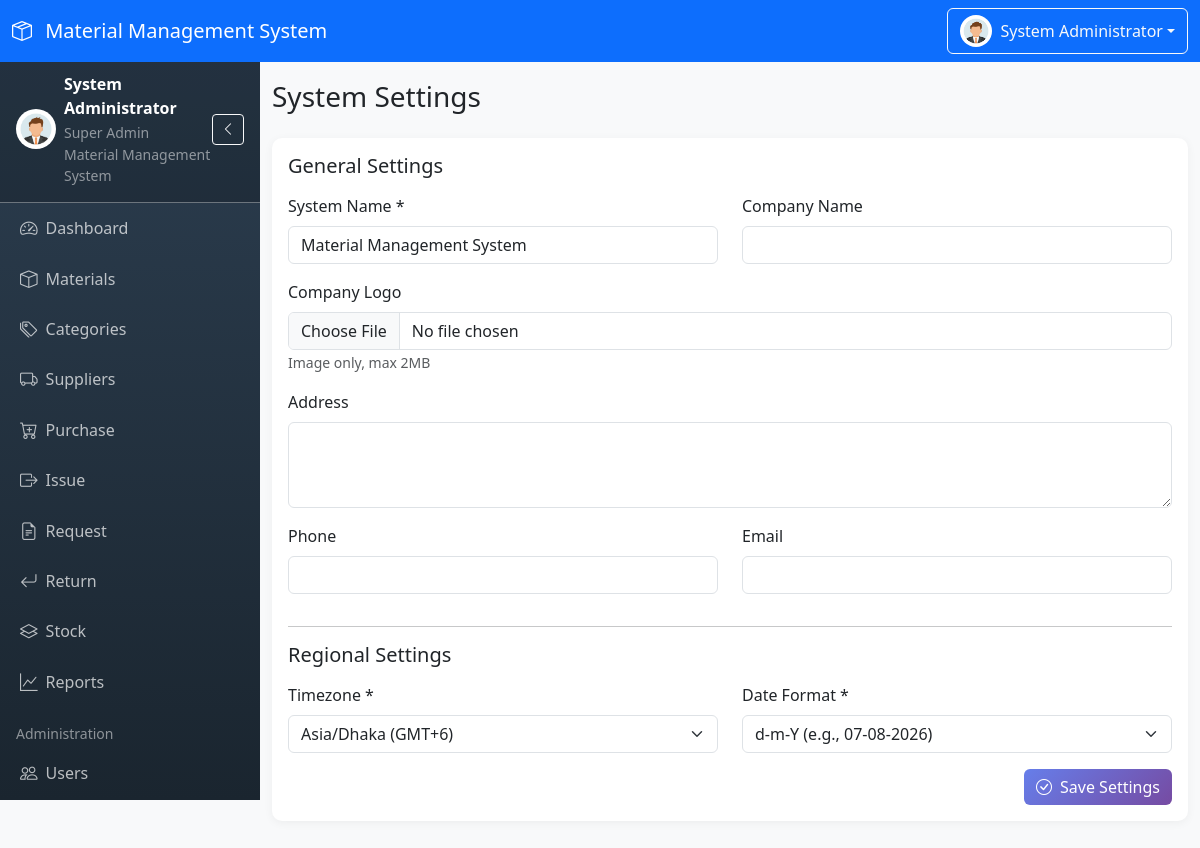
Page /modules/settings/index.php (signed in) on the committed database.
### tables this page shows
CREATE TABLE `settings` (
  `id` int(11) NOT NULL,
  `system_name` varchar(255) NOT NULL DEFAULT 'Material Management System',
  `company_name` varchar(255) DEFAULT NULL,
  `company_logo` varchar(255) DEFAULT NULL,
  `address` text DEFAULT NULL,
  `phone` varchar(50) DEFAULT NULL,
  `email` varchar(255) DEFAULT NULL,
  `timezone` varchar(100) NOT NULL DEFAULT 'Asia/Dhaka',
  `date_format` varchar(50) NOT NULL DEFAULT 'd-m-Y',
  `updated_by` int(11) DEFAULT NULL,
  `updated_at` timestamp NOT NULL DEFAULT current_timestamp() ON UPDATE current_timestamp()
);

### modules/settings/index.php (the view, shortened to what this page needs)
<?php
$stmt = $pdo->prepare("SELECT * FROM settings WHERE id = 1");
$stmt->execute();
$settings = $stmt->fetch();
$timezones = [
    'Asia/Dhaka' => 'Asia/Dhaka (GMT+6)',
    'Asia/Kolkata' => 'Asia/Kolkata (GMT+5:30)',
    'UTC' => 'UTC (GMT+0)',
    'America/New_York' => 'America/New_York (GMT-5)',
    'America/Los_Angeles' => 'America/Los_Angeles (GMT-8)',
    'Europe/London' => 'Europe/London (GMT+0)',
    'Europe/Paris' => 'Europe/Paris (GMT+1)',
    'Asia/Tokyo' => 'Asia/Tokyo (GMT+9)',
    'Australia/Sydney' => 'Australia/Sydney (GMT+10)'
];
$date_formats = [
    'd-m-Y' => 'd-m-Y (e.g., ' . date('d-m-Y') . ')',
    'Y-m-d' => 'Y-m-D (e.g., ' . date('Y-m-d') . ')',
    'm/d/Y' => 'm/d/Y (e.g., ' . date('m/d/Y') . ')',
    'd M, Y' => 'd M, Y (e.g., ' . date('d M, Y') . ')',
    'F d, Y' => 'F d, Y (e.g., ' . date('F d, Y') . ')'
];
require_once __DIR__ . '/../../includes/header.php';
?>
<div class="d-flex justify-content-between align-items-center mb-4">
    <h1 class="h3 mb-0">System Settings</h1>
</div>
<div class="card">
    <div class="card-body">
        <form id="settingsForm" enctype="multipart/form-data">
            <h5 class="mb-3">General Settings</h5>
            <div class="row">
                <div class="col-md-6 mb-3">
                    <label for="system_name" class="form-label">System Name *</label>
                    <input type="text" class="form-control" id="system_name" name="system_name" value="<?php echo htmlspecialchars($settings['system_name']); ?>" required>
                </div>
                <div class="col-md-6 mb-3">
                    <label for="company_name" class="form-label">Company Name</label>
                    <input type="text" class="form-control" id="company_name" name="company_name" value="<?php echo htmlspecialchars($settings['company_name'] ?? ''); ?>">
                </div>
            </div>
            <div class="mb-3">
                <label for="company_logo" class="form-label">Company Logo</label>
                <input type="file" class="form-control" id="company_logo" name="company_logo" accept="image/*">
                <small class="text-muted">Image only, max 2MB</small>
            </div>
            <div class="mb-3">
                <label for="address" class="form-label">Address</label>
                <textarea class="form-control" id="address" name="address" rows="3"><?php echo htmlspecialchars($settings['address'] ?? ''); ?></textarea>
            </div>
            <div class="row">
                <div class="col-md-6 mb-3">
                    <label for="phone" class="form-label">Phone</label>
                    <input type="text" class="form-control" id="phone" name="phone" value="<?php echo htmlspecialchars($settings['phone'] ?? ''); ?>">
                </div>
                <div class="col-md-6 mb-3">
                    <label for="email" class="form-label">Email</label>
                    <input type="email" class="form-control" id="email" name="email" value="<?php echo htmlspecialchars($settings['email'] ?? ''); ?>">
                </div>
            </div>
            <hr>
            <h5 class="mb-3">Regional Settings</h5>
            <div class="row">
                <div class="col-md-6 mb-3">
                    <label for="timezone" class="form-label">Timezone *</label>
                    <select class="form-select" id="timezone" name="timezone" required>
                        <?php foreach ($timezones as $tz => $label): ?>
                        <option value="<?php echo $tz; ?>" <?php echo $settings['timezone'] === $tz ? 'selected' : ''; ?>>
                            <?php echo htmlspecialchars($label); ?>
                        </option>
                        <?php endforeach; ?>
                    </select>
                </div>
                <div class="col-md-6 mb-3">
                    <label for="date_format" class="form-label">Date Format *</label>
                    <select class="form-select" id="date_format" name="date_format" required>
                        <?php foreach ($date_formats as $fmt => $label): ?>
                        <option value="<?php echo $fmt; ?>" <?php echo $settings['date_format'] === $fmt ? 'selected' : ''; ?>>
                            <?php echo htmlspecialchars($label); ?>
                        </option>
                        <?php endforeach; ?>
                    </select>
                </div>
            </div>
            <div class="text-end">
                <button type="submit" class="btn btn-primary">
                    <i class="bi bi-check-circle me-2"></i>Save Settings
                </button>
            </div>
        </form>
    </div>
</div>
<?php require_once __DIR__ . '/../../includes/footer.php'; ?>

### assets/css/style.css (style rules this page uses)
:root { --primary-color: #667eea; --secondary-color: #764ba2; --sidebar-width: 260px; --sidebar-collapsed-width: 70px; --navbar-height: 56px; }
body { font-family: 'Segoe UI', Tahoma, Geneva, Verdana, sans-serif; background-color: #f8f9fa; overflow-x: hidden; }
.card { border: none; border-radius: 10px; box-shadow: 0 2px 10px rgba(0, 0, 0, 0.05); margin-bottom: 20px; }
.btn-primary { background: linear-gradient(135deg, var(--primary-color), var(--secondary-color)); border: none; }

### rows in the picture
settings: system_name "Material Management System", timezone "Asia/Dhaka (GMT+6)", date_format "d-m-Y (e.g., 07-08-2026)"

### other values in the picture
SYSTEM_NAME "Material Management System"
$_SESSION['full_name'] "System Administrator"
$_SESSION['role_name'] "Super Admin"
